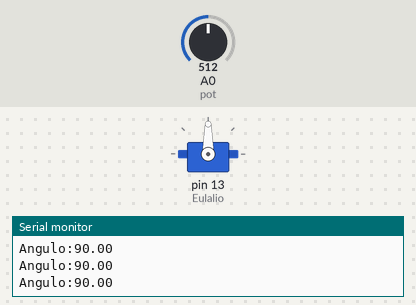
The sketch below on a simulated Arduino Uno, built with avr-gcc and run on an emulated ATmega328P. On the bench: servo, the last lines printed to the serial monitor. The test bench sets the inputs (shaded band); at power-on: A0 (pot) = 512.

Above: at 1.2 s.
1.3 s: A0 (pot) set to 556
At 2.6 s:
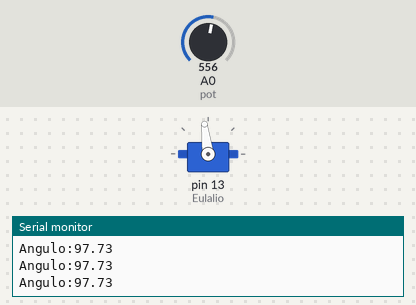
4.3 s: A0 (pot) set to 576
At 4.9 s:
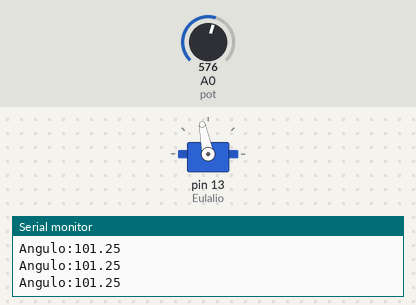
5.8 s: A0 (pot) set to 716
At 6.5 s:
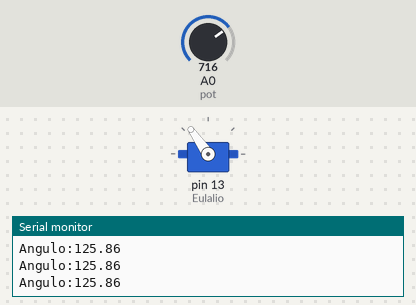
7.3 s: A0 (pot) set to 0
At 8.5 s:
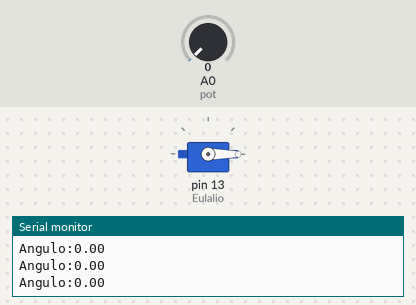
8.8 s: A0 (pot) set to 900
At 10.0 s:
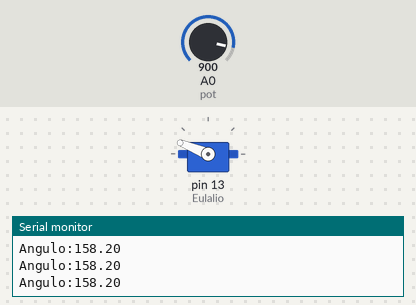
10.3 s: A0 (pot) set to 1023
At 11.0 s:
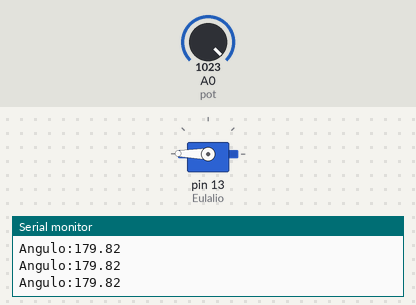
Timing chart, 0 to 12.8 s (numbered marks = the images above; inputs shaded):
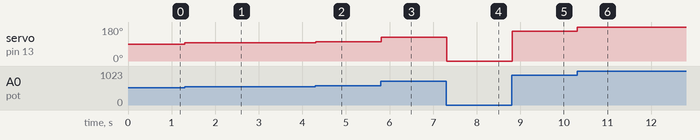

The sketch:

P3A3-ControlServo.ino
```cpp
#include <Servo.h>

Servo Eulalio;

#define pot A0
// #define LED 13

float value = 0;
float angulo = 0.0;

void setup() {
  // pinMode(LED,OUTPUT);
  Serial.begin(9600);
  Eulalio.attach(13);
}

void loop() {
  value = analogRead(pot);
  angulo = value/1024*180;
  Eulalio.write(angulo);

  Serial.print("Angulo:");
  Serial.println(angulo);

}
```

Measured:
- after the input at 1.3 s, servo on pin 13 (Eulalio): 90° → 97° at once
- after the input at 4.3 s, servo on pin 13 (Eulalio): 97° → 101° at once
- after the input at 5.8 s, servo on pin 13 (Eulalio): 101° → 125° at once
- after the input at 7.3 s, servo on pin 13 (Eulalio): 125° → 0° at once
- after the input at 8.8 s, servo on pin 13 (Eulalio): 0° → 158° at once
- after the input at 10.3 s, servo on pin 13 (Eulalio): 158° → 179° at once
